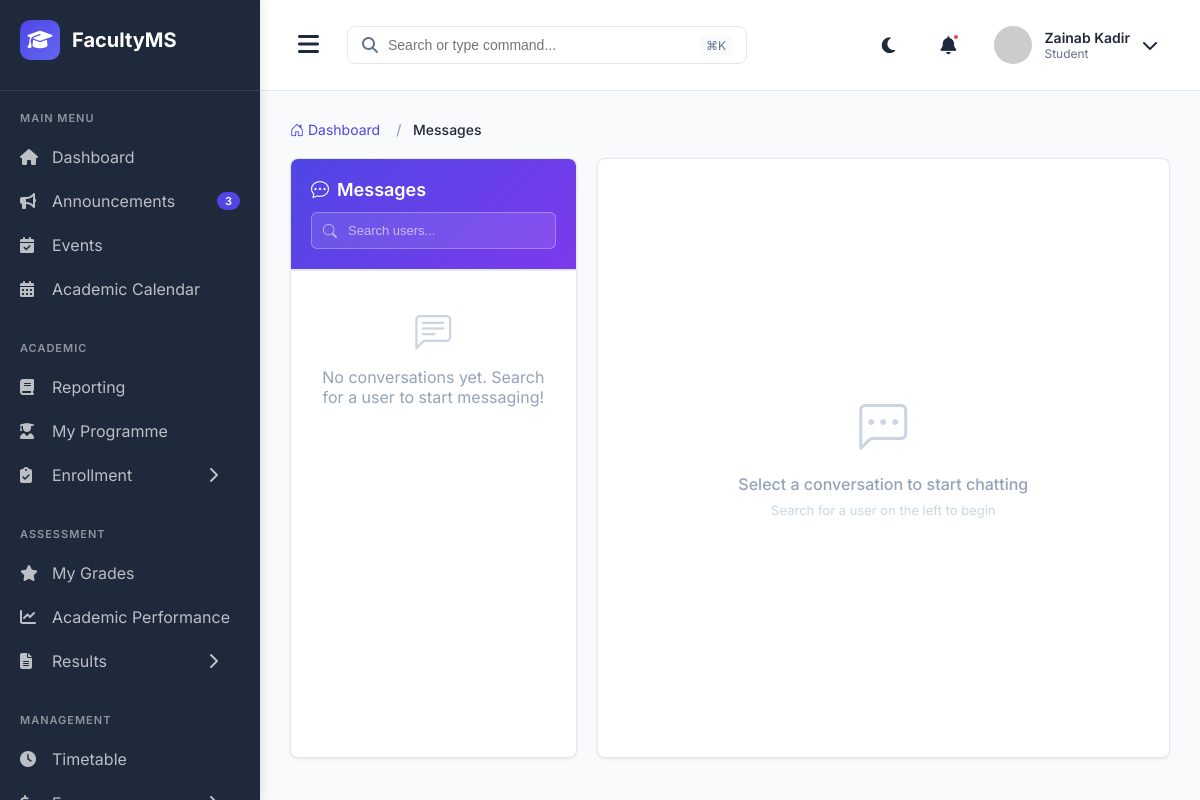
The page /messages/ (signed in) on the database as committed earlier.
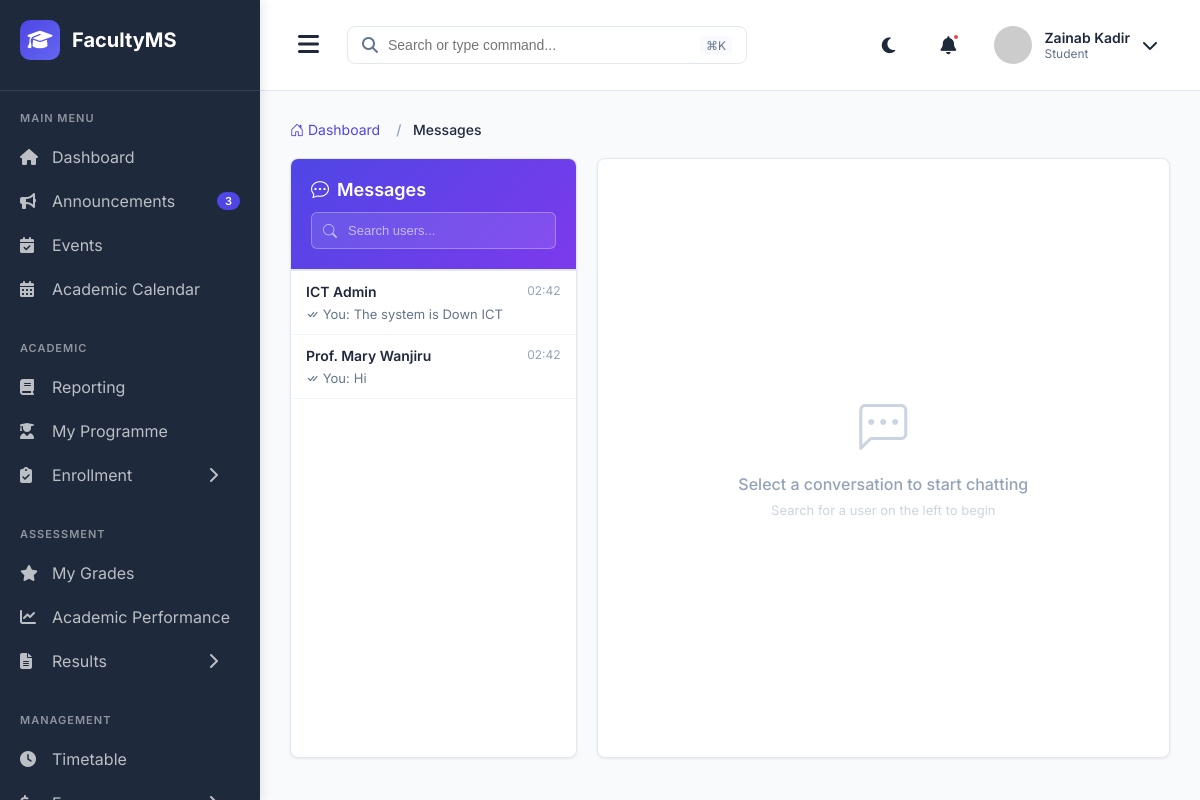
The same page on the database as committed later.
### main_application/models.py (models this page shows, shortened)
class User(AbstractUser):
    USER_TYPES = (
        ('STUDENT', 'Student'),
        ('LECTURER', 'Lecturer'),
        ('COD', 'Chairman of Department'),
        ('DEAN', 'Dean'),
        ('ICT_ADMIN', 'ICT Administrator'),
    )
    user_type = models.CharField(max_length=20, choices=USER_TYPES)
    phone_number = models.CharField(max_length=15, blank=True, null=True)
    profile_picture = models.ImageField(upload_to='profiles/', blank=True, null=True)
    is_active_user = models.BooleanField(default=True)
    date_joined = models.DateTimeField(auto_now_add=True)
    class Meta:
        db_table = 'users'

class Message(models.Model):
    MESSAGE_TYPES = (
        ('DIRECT', 'Direct Message'),
        ('BROADCAST', 'Broadcast'),
    )
    sender = models.ForeignKey(User, on_delete=models.CASCADE, related_name='sent_messages')
    recipients = models.ManyToManyField(User, related_name='received_messages')
    subject = models.CharField(max_length=200)
    body = models.TextField()
    message_type = models.CharField(max_length=20, choices=MESSAGE_TYPES, default='DIRECT')
    parent_message = models.ForeignKey('self', on_delete=models.CASCADE, null=True, blank=True, related_name='replies')
    attachments = models.FileField(upload_to='messages/', blank=True, null=True)
    sent_at = models.DateTimeField(auto_now_add=True)
    class Meta:
        db_table = 'messages'
        ordering = ['-sent_at']

### main_application/views.py (the view)
# urls.py: path('messages/', views.messaging_list, name='messaging_list'),
@login_required
def messaging_list(request):
    user = request.user
    try:
        all_messages = Message.objects.filter(
            Q(sender=user) | Q(recipients=user)
        ).select_related('sender').prefetch_related('recipients').order_by('-sent_at')
        conversation_partners = {}
        for msg in all_messages:
            if msg.sender == user:
                partner = msg.recipients.first()
            else:
                partner = msg.sender
            if partner and partner.id not in conversation_partners:
                conversation_partners[partner.id] = {
                    'user': partner,
                    'last_message': msg,
                }
        conversation_list = []
        for partner_id, conv_data in conversation_partners.items():
            partner = conv_data['user']
            last_msg = conv_data['last_message']
            unread_count = MessageReadStatus.objects.filter(
                message__sender=partner,
                recipient=user,
                is_read=False
            ).count()
            conversation_list.append({
                'user': partner,
                'last_message': last_msg,
                'unread_count': unread_count,
            })
        conversation_list.sort(key=lambda x: x['last_message'].sent_at, reverse=True)
        context = {
            'conversations': conversation_list,
            'user_type': user.user_type,
        }
        return render(request, 'messaging/message_list.html', context)
    except Exception as e:
        print(f"Error in messaging_list: {str(e)}")
        traceback.print_exc()
        return render(request, 'messaging/message_list.html', {'conversations': [], 'error': str(e)})

### templates/messaging/message_list.html (shortened to what this page needs)
{% extends 'student_base.html' %}
{% load static %}
{% block extra_css %}
<link rel="stylesheet" href="https://cdn.jsdelivr.net/npm/bootstrap-icons@1.10.0/font/bootstrap-icons.css">
{% endblock %}
{% block content %}
<nav aria-label="breadcrumb">
    <ol class="breadcrumb">
        <li class="breadcrumb-item"><a href="{% url 'student_dashboard' %}"><i class="bi bi-house-door"></i> Dashboard</a></li>
        <li class="breadcrumb-item active" aria-current="page">Messages</li>
    </ol>
</nav>
<div class="messaging-container">
    <div class="conversation-list-section">
        <div class="conversation-header">
            <div class="conversation-title">
                <i class="bi bi-chat-dots"></i> Messages
            </div>
            <div class="search-box">
                <i class="bi bi-search search-icon"></i>
                <input
                    type="text"
                    id="userSearch"
                    class="search-input"
                    placeholder="Search users..."
                    autocomplete="off"
                >
            </div>
        </div>
        <ul class="conversation-list" id="conversationList">
            {% if conversations %}
                {% for conv in conversations %}
                <li class="conversation-item" data-user-id="{{ conv.user.id }}" onclick="loadChatThread({{ conv.user.id }})">
                    <div class="conversation-item-header">
                        <span class="conversation-name">{{ conv.user.get_full_name }}</span>
                        <span class="conversation-time">
                            {{ conv.last_message.sent_at|date:"H:i" }}
                        </span>
                    </div>
                    <div class="conversation-preview">
                        {% if conv.last_message.sender == request.user %}
                            <span><i class="bi bi-check-all"></i> You:</span>
                        {% endif %}
                        {{ conv.last_message.body|truncatewords:5 }}
                    </div>
                </li>
                {% endfor %}
            {% else %}
            <div class="empty-conversations">
                <div class="empty-icon">
                    <i class="bi bi-chat-left-text"></i>
                </div>
                <p>No conversations yet. Search for a user to start messaging!</p>
            </div>
            {% endif %}
        </ul>
    </div>
    <div class="chat-section" id="chatSection">
        <div class="empty-chat">
            <div class="empty-chat-icon">
                <i class="bi bi-chat-left-dots"></i>
            </div>
            <p class="empty-chat-text">Select a conversation to start chatting</p>
            <p style="font-size: 13px; color: #CBD5E1;">Search for a user on the left to begin</p>
        </div>
    </div>
</div>
{% endblock %}

Rows that differ between the two databases and show on the page:
now on this page (row edited): User: user.get_full_name "ICT Admin", last_message.sent_at "02:42", last_message.body "The system is Down ICT"
now on this page (row unchanged): User: user.get_full_name "Prof. Mary Wanjiru", last_message.sent_at "02:42", last_message.body "Hi"
Other text that changed with them:
text no longer shown: "No conversations yet. Search for a user to start messaging!"
